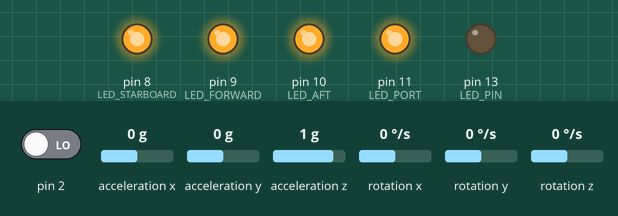
Recording of a sketch running on a simulated Arduino Uno, built with avr-gcc and run on an emulated ATmega328P. On the bench: output pins drawn as LEDs (lit = HIGH). Inputs (shaded band) come from the test bench; at power-on: pin 2 LOW, acceleration x 0 g, acceleration y 0 g, acceleration z 1 g, rotation x 0 °/s, rotation y 0 °/s, rotation z 0 °/s. The sensor or clock chip raises its interrupt line as the real part does; what the sketch prints to the serial monitor is not drawn.

Above: at 0.6 s.
At 3.6 s:
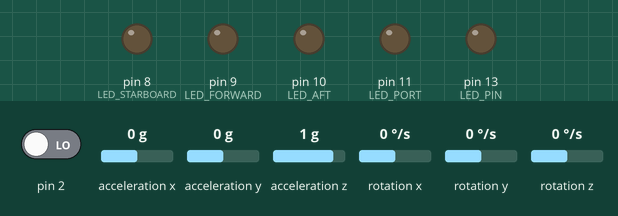
Timing chart, 0 to 5.1 s (numbered marks = the images above):
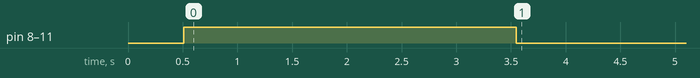

Measured:
- by itself, pin 8 (LED_STARBOARD), pin 9 (LED_FORWARD), pin 10 (LED_AFT), pin 11 (LED_PORT): HIGH → LOW at 3.6 s

The sketch:

SemiSentientSpiritLevelNoDrift.ino.ino
```cpp
// I2C device class (I2Cdev) demonstration Arduino sketch for MPU6050 class using DMP (MotionApps v2.0)
// 6/21/2012 by Jeff Rowberg <jeff@rowberg.net>
// Updates should (hopefully) always be available at https://github.com/jrowberg/i2cdevlib
//

// I2Cdev and MPU6050 must be installed as libraries, or else the .cpp/.h files
// for both classes must be in the include path of your project
#include "I2Cdev.h"

#include "MPU6050_6Axis_MotionApps20.h"

// Arduino Wire library is required if I2Cdev I2CDEV_ARDUINO_WIRE implementation
// is used in I2Cdev.h
#if I2CDEV_IMPLEMENTATION == I2CDEV_ARDUINO_WIRE
    #include "Wire.h"
#endif

MPU6050 mpu;

/* =========================================================================
   NOTE: In addition to connection 3.3v, GND, SDA, and SCL, this sketch
   depends on the MPU-6050's INT pin being connected to the Arduino's
   external interrupt #0 pin. On the Arduino Uno and Mega 2560, this is
   digital I/O pin 2.
 * ========================================================================= */

/* =========================================================================
   NOTE: Arduino v1.0.1 with the Leonardo board generates a compile error
   when using Serial.write(buf, len). The Teapot output uses this method.
   The solution requires a modification to the Arduino USBAPI.h file, which
   is fortunately simple, but annoying. This will be fixed in the next IDE
   release. For more info, see these links:

   http://arduino.cc/forum/index.php/topic,109987.0.html
   http://code.google.com/p/arduino/issues/detail?id=958
 * ========================================================================= */


// uncomment "OUTPUT_READABLE_QUATERNION" if you want to see the actual
// quaternion components in a [w, x, y, z] format (not best for parsing
// on a remote host such as Processing or something though)
//#define OUTPUT_READABLE_QUATERNION


#define LED_PIN 13 // (Arduino is 13, Teensy is 11, Teensy++ is 6)
#define LED_PORT 11
#define LED_STARBOARD 8
#define LED_FORWARD 9
#define LED_AFT 10


bool blinkState = false;
bool calibrated = false;
// MPU control/status vars
bool dmpReady = false;  // set true if DMP init was successful
uint8_t mpuIntStatus;   // holds actual interrupt status byte from MPU
uint8_t devStatus;      // return status after each device operation (0 = success, !0 = error)
uint16_t packetSize;    // expected DMP packet size (default is 42 bytes)
uint16_t fifoCount;     // count of all bytes currently in FIFO
uint8_t fifoBuffer[64]; // FIFO storage buffer

// orientation/motion vars
Quaternion q;           // [w, x, y, z]         quaternion container
VectorInt16 aa;         // [x, y, z]            accel sensor measurements
VectorInt16 aaReal;     // [x, y, z]            gravity-free accel sensor measurements
VectorInt16 aaWorld;    // [x, y, z]            world-frame accel sensor measurements
VectorFloat gravity;    // [x, y, z]            gravity vector
float euler[3];         // [psi, theta, phi]    Euler angle container
float ypr[3];           // [yaw, pitch, roll]   yaw/pitch/roll container and gravity vector
float yprCalConst[3];           // [yaw, pitch, roll]   yaw/pitch/roll calibration
float yprCalibrated[3];           // [yaw, pitch, roll]   yaw/pitch/roll calibrated
int calCountDown = 300;
#define PITCH_TOLERANCE  3;
#define ROLL_TOLERANCE 2;

// packet structure for InvenSense teapot demo
uint8_t teapotPacket[14] = { '$', 0x02, 0,0, 0,0, 0,0, 0,0, 0x00, 0x00, '\r', '\n' };


// ================================================================
// ===               INTERRUPT DETECTION ROUTINE                ===
// ================================================================

volatile bool mpuInterrupt = false;     // indicates whether MPU interrupt pin has gone high
void dmpDataReady() {
    mpuInterrupt = true;
}


// ================================================================
// ===                      INITIAL SETUP                       ===
// ================================================================

void setup() {
    // join I2C bus (I2Cdev library doesn't do this automatically)
    #if I2CDEV_IMPLEMENTATION == I2CDEV_ARDUINO_WIRE
        Wire.begin();
        TWBR = 24; // 400kHz I2C clock (200kHz if CPU is 8MHz)
    #elif I2CDEV_IMPLEMENTATION == I2CDEV_BUILTIN_FASTWIRE
        Fastwire::setup(400, true);
    #endif

    // initialize serial communication
    // (115200 chosen because it is required for Teapot Demo output, but it's
    // really up to you depending on your project)
    Serial.begin(115200);
    while (!Serial); // wait for Leonardo enumeration, others continue immediately

    // NOTE: 8MHz or slower host processors, like the Teensy @ 3.3v or Ardunio
    // Pro Mini running at 3.3v, cannot handle this baud rate reliably due to
    // the baud timing being too misaligned with processor ticks. You must use
    // 38400 or slower in these cases, or use some kind of external separate
    // crystal solution for the UART timer.

    // initialize device
    Serial.println(F("Initializing I2C devices..."));
    mpu.initialize();

    // verify connection
    Serial.println(F("Testing device connections..."));
    Serial.println(mpu.testConnection() ? F("MPU6050 connection successful") : F("MPU6050 connection failed"));


    // load and configure the DMP
    Serial.println(F("Initializing DMP..."));
    devStatus = mpu.dmpInitialize();

    // supply your own gyro offsets here, scaled for min sensitivity
    mpu.setXGyroOffset(220);
    mpu.setYGyroOffset(76);
    mpu.setZGyroOffset(-85);
    mpu.setZAccelOffset(1788); // 1688 factory default for my test chip

    // make sure it worked (returns 0 if so)
    if (devStatus == 0) {
        // turn on the DMP, now that it's ready
        Serial.println(F("Enabling DMP..."));
        mpu.setDMPEnabled(true);

        // enable Arduino interrupt detection
        Serial.println(F("Enabling interrupt detection (Arduino external interrupt 0)..."));
        attachInterrupt(0, dmpDataReady, RISING);
        mpuIntStatus = mpu.getIntStatus();

        // set our DMP Ready flag so the main loop() function knows it's okay to use it
        Serial.println(F("DMP ready! Waiting for first interrupt..."));
        dmpReady = true;

        // get expected DMP packet size for later comparison
        packetSize = mpu.dmpGetFIFOPacketSize();
    } else {
        // ERROR!
        // 1 = initial memory load failed
        // 2 = DMP configuration updates failed
        // (if it's going to break, usually the code will be 1)
        Serial.print(F("DMP Initialization failed (code "));
        Serial.print(devStatus);
        Serial.println(F(")"));
    }

    // configure LED for output
    pinMode(LED_PIN, OUTPUT);
    pinMode(LED_PORT, OUTPUT);
    pinMode(LED_STARBOARD, OUTPUT);
    pinMode(LED_FORWARD, OUTPUT);
    pinMode(LED_AFT, OUTPUT);

    digitalWrite(LED_PORT, true);
    digitalWrite(LED_STARBOARD, true);
    digitalWrite(LED_FORWARD, true);
    digitalWrite(LED_AFT, true);

}


// ================================================================
// ===                    MAIN PROGRAM LOOP                     ===
// ================================================================

void loop() {
    // if programming failed, don't try to do anything
    if (!dmpReady) return;

    // wait for MPU interrupt or extra packet(s) available
    while (!mpuInterrupt && fifoCount < packetSize) {
        // other program behavior stuff here
        // .
        // .
        // .
        // if you are really paranoid you can frequently test in between other
        // stuff to see if mpuInterrupt is true, and if so, "break;" from the
        // while() loop to immediately process the MPU data
        // .
        // .
        // .
    }

    // reset interrupt flag and get INT_STATUS byte
    mpuInterrupt = false;
    mpuIntStatus = mpu.getIntStatus();

    // get current FIFO count
    fifoCount = mpu.getFIFOCount();

    // check for overflow (this should never happen unless our code is too inefficient)
    if ((mpuIntStatus & 0x10) || fifoCount == 1024) {
        // reset so we can continue cleanly
        mpu.resetFIFO();
        Serial.println(F("FIFO overflow!"));

    // otherwise, check for DMP data ready interrupt (this should happen frequently)
    } else if (mpuIntStatus & 0x02) {
        // wait for correct available data length, should be a VERY short wait
        while (fifoCount < packetSize) fifoCount = mpu.getFIFOCount();

        // read a packet from FIFO
        mpu.getFIFOBytes(fifoBuffer, packetSize);

        // track FIFO count here in case there is > 1 packet available
        // (this lets us immediately read more without waiting for an interrupt)
        fifoCount -= packetSize;

            // display Euler angles in degrees
            mpu.dmpGetQuaternion(&q, fifoBuffer);
            mpu.dmpGetGravity(&gravity, &q);
            mpu.dmpGetYawPitchRoll(ypr, &q, &gravity);
            //Serial.print("ypr\t");
            //Serial.print(ypr[0] * 180/M_PI);
            if (calibrated == false)
            {
              yprCalConst[1]=-ypr[1];
              yprCalConst[2]=-ypr[2];
              calCountDown--;
              if (calCountDown == 0)
              {calibrated = true;
                Serial.print("Calibrated **************************************");
                digitalWrite(LED_FORWARD, false);
                digitalWrite(LED_AFT, false);
                digitalWrite(LED_PORT, false);
                digitalWrite(LED_STARBOARD, false);
              }
            }
            yprCalibrated[1] = (yprCalConst[1]+ypr[1])*180/M_PI;
            yprCalibrated[2] = (yprCalConst[2]+ypr[2])*180/M_PI;

           digitalWrite(12, true);
            Serial.print("\t");
            Serial.print(yprCalibrated[1]);
            Serial.print("\t");
            Serial.println(yprCalibrated[2]);

        // blink LED to indicate activity
        blinkState = !blinkState;
        if (calibrated == true)
        {
            if (yprCalibrated[1] > 10)
            {  digitalWrite(LED_AFT, true);
            Serial.print("Move Back");
            }
            else digitalWrite(LED_AFT, false);

            if (yprCalibrated[1] < -10)
            {  digitalWrite(LED_FORWARD, true);
            Serial.print("Move Forward");
            }
            else digitalWrite(LED_FORWARD, false);

            if (yprCalibrated[2] > 10)
            {  digitalWrite(LED_PORT, true);
            Serial.print("Move to Port");
            }
            else digitalWrite(LED_PORT, false);


            if (yprCalibrated[2] < -10)
            {  digitalWrite(LED_STARBOARD, true);
            Serial.print("Move to Starboard");
            }
            else (digitalWrite(LED_STARBOARD, false));
        }
    }
}
```
